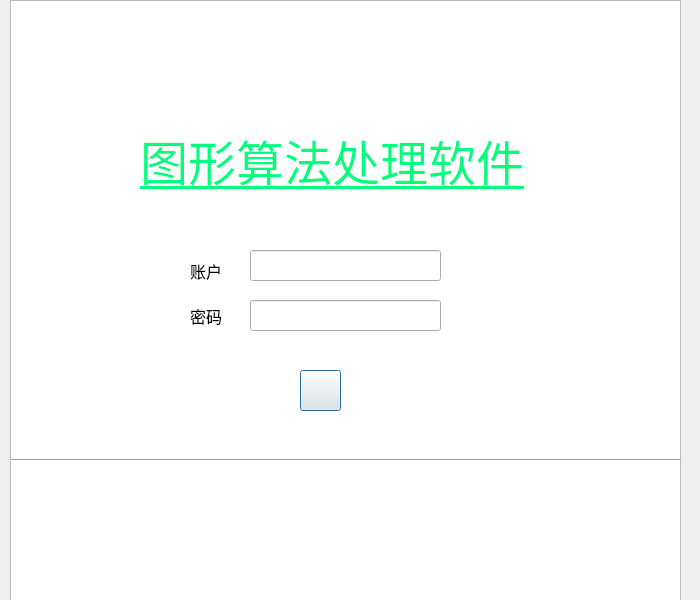
<?xml version="1.0" encoding="UTF-8"?>
<ui version="4.0">
 <class>Dialog</class>
 <widget class="QDialog" name="Dialog">
  <property name="geometry">
   <rect>
    <x>0</x>
    <y>0</y>
    <width>700</width>
    <height>600</height>
   </rect>
  </property>
  <property name="minimumSize">
   <size>
    <width>700</width>
    <height>600</height>
   </size>
  </property>
  <property name="baseSize">
   <size>
    <width>700</width>
    <height>600</height>
   </size>
  </property>
  <property name="windowTitle">
   <string>图像处理</string>
  </property>
  <widget class="QLabel" name="User_label">
   <property name="geometry">
    <rect>
     <x>190</x>
     <y>250</y>
     <width>61</width>
     <height>41</height>
    </rect>
   </property>
   <property name="font">
    <font>
     <family>微软雅黑</family>
     <pointsize>12</pointsize>
    </font>
   </property>
   <property name="text">
    <string>账户</string>
   </property>
  </widget>
  <widget class="QLabel" name="password_label">
   <property name="geometry">
    <rect>
     <x>190</x>
     <y>300</y>
     <width>61</width>
     <height>31</height>
    </rect>
   </property>
   <property name="font">
    <font>
     <family>微软雅黑</family>
     <pointsize>12</pointsize>
    </font>
   </property>
   <property name="text">
    <string>密码</string>
   </property>
  </widget>
  <widget class="QPushButton" name="login_button">
   <property name="geometry">
    <rect>
     <x>300</x>
     <y>370</y>
     <width>41</width>
     <height>41</height>
    </rect>
   </property>
   <property name="styleSheet">
    <string notr="true">border-image:url(C:/Users/Outional/Desktop/222.png);</string>
   </property>
   <property name="text">
    <string/>
   </property>
  </widget>
  <widget class="QLabel" name="label_3">
   <property name="geometry">
    <rect>
     <x>140</x>
     <y>80</y>
     <width>411</width>
     <height>161</height>
    </rect>
   </property>
   <property name="palette">
    <palette>
     <active>
      <colorrole role="WindowText">
       <brush brushstyle="SolidPattern">
        <color alpha="255">
         <red>0</red>
         <green>255</green>
         <blue>127</blue>
        </color>
       </brush>
      </colorrole>
     </active>
     <inactive>
      <colorrole role="WindowText">
       <brush brushstyle="SolidPattern">
        <color alpha="255">
         <red>0</red>
         <green>255</green>
         <blue>127</blue>
        </color>
       </brush>
      </colorrole>
     </inactive>
     <disabled>
      <colorrole role="WindowText">
       <brush brushstyle="SolidPattern">
        <color alpha="255">
         <red>120</red>
         <green>120</green>
         <blue>120</blue>
        </color>
       </brush>
      </colorrole>
     </disabled>
    </palette>
   </property>
   <property name="font">
    <font>
     <family>华文琥珀</family>
     <pointsize>36</pointsize>
     <underline>true</underline>
    </font>
   </property>
   <property name="text">
    <string>图形算法处理软件</string>
   </property>
  </widget>
  <widget class="Line" name="line">
   <property name="geometry">
    <rect>
     <x>10</x>
     <y>440</y>
     <width>671</width>
     <height>41</height>
    </rect>
   </property>
   <property name="orientation">
    <enum>Qt::Horizontal</enum>
   </property>
  </widget>
  <widget class="QListView" name="background_listView">
   <property name="geometry">
    <rect>
     <x>10</x>
     <y>0</y>
     <width>671</width>
     <height>800</height>
    </rect>
   </property>
   <property name="minimumSize">
    <size>
     <width>0</width>
     <height>0</height>
    </size>
   </property>
   <property name="styleSheet">
    <string notr="true">border-image:url(C:/Users/Outional/Desktop/1111.png);</string>
   </property>
  </widget>
  <widget class="QLineEdit" name="lineEdit">
   <property name="geometry">
    <rect>
     <x>250</x>
     <y>300</y>
     <width>191</width>
     <height>31</height>
    </rect>
   </property>
   <property name="font">
    <font>
     <family>微软雅黑</family>
     <pointsize>12</pointsize>
    </font>
   </property>
  </widget>
  <widget class="QLineEdit" name="lineEdit_2">
   <property name="geometry">
    <rect>
     <x>250</x>
     <y>250</y>
     <width>191</width>
     <height>31</height>
    </rect>
   </property>
   <property name="font">
    <font>
     <family>微软雅黑</family>
     <pointsize>12</pointsize>
    </font>
   </property>
  </widget>
  <zorder>background_listView</zorder>
  <zorder>User_label</zorder>
  <zorder>password_label</zorder>
  <zorder>login_button</zorder>
  <zorder>label_3</zorder>
  <zorder>line</zorder>
  <zorder>lineEdit</zorder>
  <zorder>lineEdit_2</zorder>
 </widget>
 <resources/>
 <connections/>
</ui>
